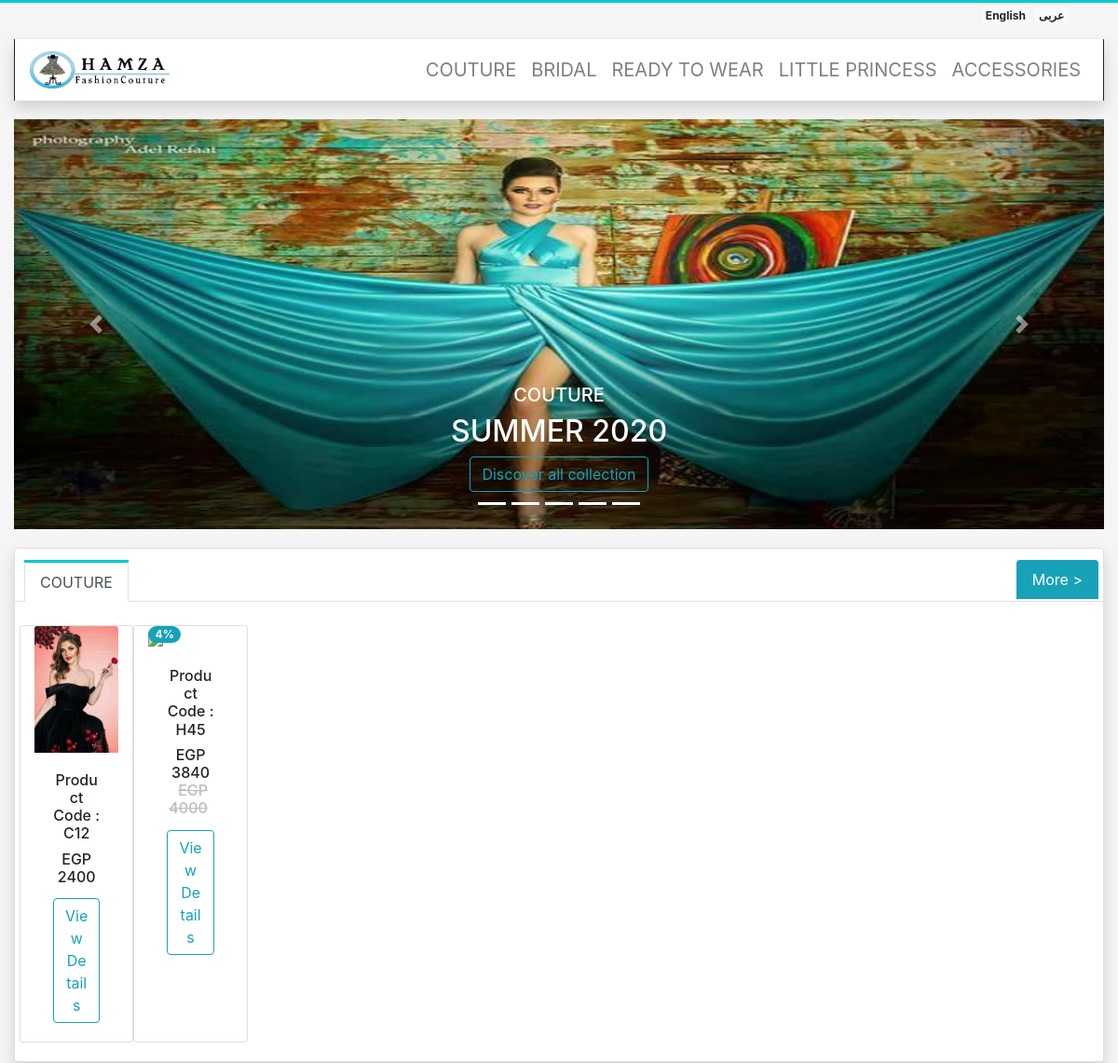
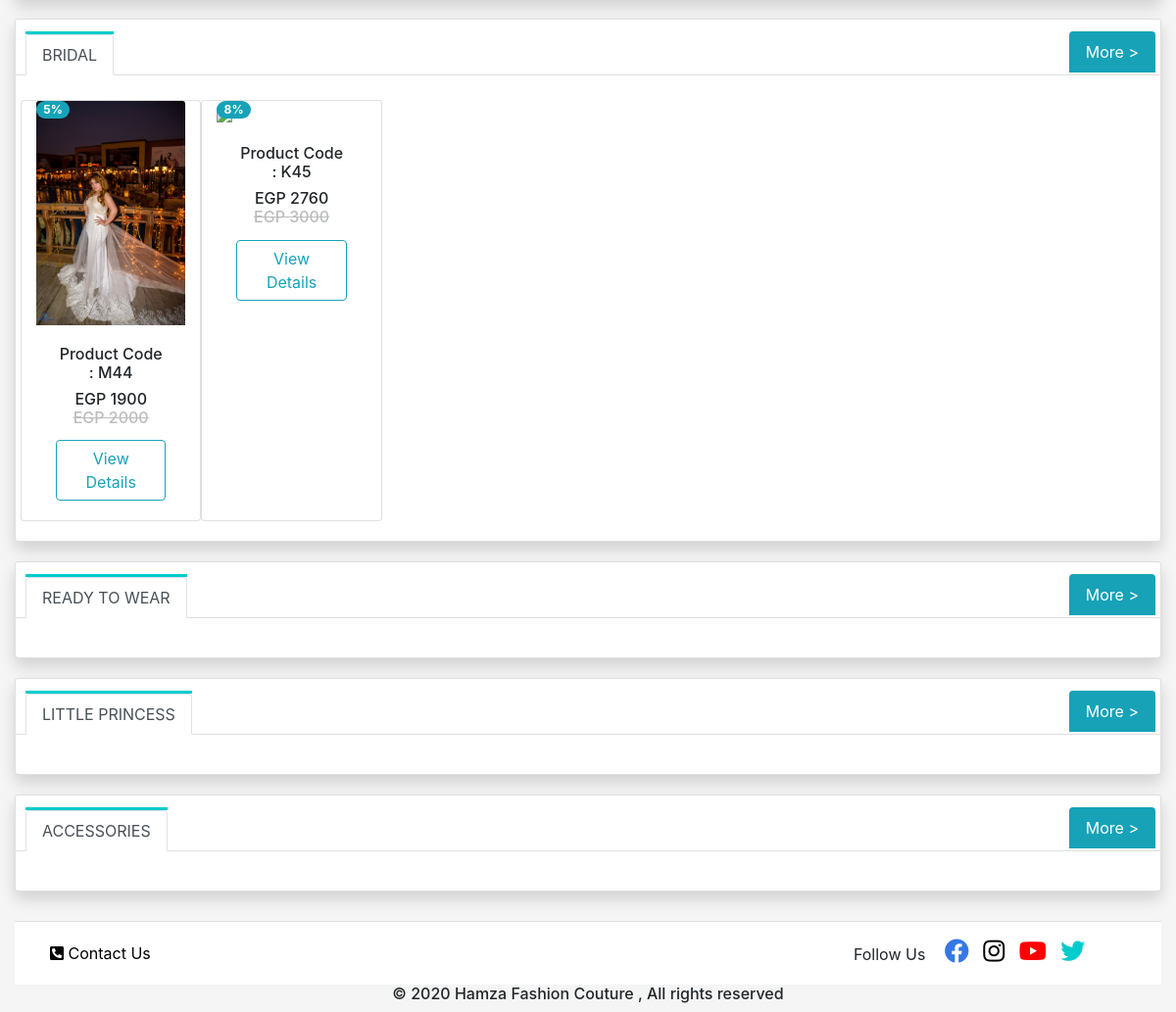
The page / on the database its author committed (2 pictures, top to bottom).
### tables this page shows
CREATE TABLE `logo`  (
  `id` int(11) NOT NULL AUTO_INCREMENT,
  `logo` varchar(255) NULL DEFAULT NULL,
  PRIMARY KEY (`id`) USING BTREE
);

CREATE TABLE `department`  (
  `department_id` int(11) NOT NULL AUTO_INCREMENT,
  `department_name_en` varchar(255) NULL DEFAULT NULL,
  `department_name_ar` varchar(255) NULL DEFAULT NULL,
  `department_image` varchar(255) NULL DEFAULT NULL,
  `department_date` datetime(0) NULL DEFAULT NULL,
  PRIMARY KEY (`department_id`) USING BTREE
);

CREATE TABLE `season`  (
  `season_id` int(11) NOT NULL AUTO_INCREMENT,
  `season_name_en` varchar(255) NULL DEFAULT NULL,
  `season_name_ar` varchar(255) NULL DEFAULT NULL,
  `season_year` year NULL DEFAULT NULL,
  `season_date` datetime(0) NULL DEFAULT NULL,
  PRIMARY KEY (`season_id`) USING BTREE
);

CREATE TABLE `product`  (
  `product_id` int(11) NOT NULL AUTO_INCREMENT,
  `product_code` varchar(20) NOT NULL,
  `department_id` int(11) NOT NULL,
  `season_id` int(11) NOT NULL,
  `product_date` datetime(0) NULL DEFAULT NULL,
  `product_image` varchar(225) NOT NULL,
  `featured` int(2) NOT NULL,
  `price` int(10) NOT NULL,
  `discount` float(20, 0) UNSIGNED NOT NULL,
  `video` varchar(255) NOT NULL,
  `model_name` varchar(20) NOT NULL,
  `gallery` varchar(225) NOT NULL,
  PRIMARY KEY (`product_id`) USING BTREE
);

### index.php (called while the page is built, shortened)
<?php
   include_once("database.php");
   include("QR_view.php");
?>
<?php
$content=ob_get_contents();
include("master.php");
?>

### database.php (called while the page is built, shortened)
<?php
class database {
    private $RDBMType = "mysql";
    private $username = "root";
    private $password = "";
    private $dbhost = "localhost";
    private $database = "designer";
    function __construct() {
   	$this->pdo = new PDO($this->RDBMType . ":host=" . $this->dbhost . ";dbname=" . $this->database, $this->username,
   	$this->password,array(PDO::MYSQL_ATTR_INIT_COMMAND => "SET NAMES UTF8"));
     }
       public function getCount($query, $params=array())
     	   {
                $stmt = $this->pdo->prepare($query);
                $stmt->execute($params);
                return $stmt->rowCount();
           }
      public function getRows($query, $params=array()){
                $stmt = $this->pdo->prepare($query);
                $stmt->execute($params);
                return $stmt->fetchAll();
            }
}
$db = new database;

### includes/language/lang.php (called while the page is built, shortened)
<?php
include'dictionary.php';
 $current_lang=$_SESSION['current_lang'];
 $expression=$dictionary[$current_lang];
?>

### includes/language/dictionary.php (called while the page is built, shortened)
<?php
$dictionary = [
    "EN" => [
        "name" => "English" ,
        "direction" => "ltr",
        "align" => "left",
        "languages"=>"languages",
        "view_details"=>"View Details",
        "discover_all" => "Discover all collection",
        "more"=>"More",
        "contact"=>"Contact Us",
        "about"=>"About Us",
        "address"=>"Address",
        "follow"=>"Follow Us",
        "code"=>"Product Code ",
        "pound"=>"EGP",
        "sort"=>"sort by",
        "popular"=>"most popular",
        "hprice"=>"highest price",
        "lprice"=>"lowest price",
        "home"=>"Home",
        "model_name"=>"Model Name",
        "setting"=>"Setting",
        "video" => "Dress Video",
        "more_dresses" => "Similar Dresses",
        "rights" => "All rights reserved",
        "site" => "Hamza Fashion Couture",
    ],
    "AR" => [
        "name" => "عربى" ,
        "direction" => "rtl",
        "align" => "right",
        "languages"=>"اللغة",
        "view_details"=>"التفاصيل",
        "discover_all" => " المزيد",
        "more"=>"المزيد",
        "contact"=>"اتصل بنا ",
        "about"=>"من نحن",
        "address"=>"العنوان",
        "follow"=>"تابعنا",
        "code"=>"كود الفستان",
        "pound"=>"جنية",
        "sort"=>"ترتيب حسب",
        "popular"=>"الاكثر شعبية",
        "hprice"=>"الاعلى سعر ",
        "lprice"=>"الاقل سعر",
        "home"=>"الرئيسية",
        "model_name"=>"أسم الموديل",
        "setting"=>"الاعدادات",
        "video" => "فيديو الفستان",
        "more_dresses" => "فساتين مشابهة",
        "rights" => "جميع الحقوق محفوظة",
        "site" => "حمزة لتصميم الازياء",
    ],
];
?>

### QR_view.php (the view, shortened to what this page needs)
<?php
include("includes/language/lang.php");
include_once('database.php');
$winter=array(11,12,1,2,3);
$year=date("Y") ;
$month=date("m");
foreach ($winter as $value)
{
  if($month == $value)
  {
    {
    $current_season="winter";
    }
    if($month==11 or $month==12)
    $current_year=$year+1;
    else
    $current_year=$year;
  break;
  }
  else
  {
    $current_season="summer";
   $current_year=$year;
  }
}
?>
<div class="row" style="margin-top:20px">
<div class="col-md-12" >
<div class="bd-example">
  <div id="carouselExampleCaptions" class="carousel slide " data-ride="carousel">
    <ol class="carousel-indicators">
    <?php
$sql_dep="SELECT * FROM department";
$index=0;
$Results_dep=$db->getRows($sql_dep,array());
foreach($Results_dep as $dep):
?>
<?php
if($index==0):
?>
      <li data-target="#carouselExampleCaptions" data-slide-to="$index" class="active"></li>
<?php else: ?>
      <li data-target="#carouselExampleCaptions" data-slide-to="<?php $index ?>" ></li>
<?php endif; ?>
<?php endforeach; ?>
    </ol>
    <div class="carousel-inner">
    <?php
    $index=0;
    foreach($Results_dep as $dep):
      $dep_id=$dep['department_id'];
      $dep_name_en=$dep['department_name_en'];
      $dep_name_ar=$dep['department_name_ar'];
      $dep_image=$dep['department_image'];
$sql="SELECT * FROM season WHERE (season_name_en='$current_season' && season_year=$current_year )";
$season_count=$db->getCount($sql,array());
$result=$db->getRows($sql,array());
foreach($result as $value)
{
$id=$value['season_id'];
}
if($index==0):
?>
    <div class="carousel-item active">
        <img src="admin/img/slider/<?php echo  $dep_image ?>" class="d-block w-100 slider" alt="...">
        <div class="carousel-caption d-none d-md-block">
          <h5><?php if($current_lang=="EN")
          echo strtoupper($dep_name_en);
          else
          echo $dep_name_ar;
          ?></h5>
          <h2><?php
          if($current_lang=="EN")
             echo strtoupper( $value['season_name_en']) .' ' .$current_year  ;
             else
             echo strtoupper( $value['season_name_ar']) .' ' .$current_year  ;
?></h2>
          <a type="button" class="btn btn-outline-info" href="season.php?sid=<?php echo $id ?>&did=<?php echo $dep_id?>" ><?php echo $expression['discover_all'] ?></a>
        </div>
      </div>
      <?php endif; ?>
      <?php $index++; ?>
<?php endforeach; ?>
    </div>
    <a class="carousel-control-prev" href="#carouselExampleCaptions" role="button" data-slide="prev">
      <span class="carousel-control-prev-icon" aria-hidden="true"></span>
    </a>
    <a class="carousel-control-next" href="#carouselExampleCaptions" role="button" data-slide="next">
      <span class="carousel-control-next-icon" aria-hidden="true"></span>
    </a>
  </div>
</div>
</div>
</div>
<?php
$sql_dep="SELECT * FROM department";
$Results_dep=$db->getRows($sql_dep,array());
$sql_product="SELECT * FROM product WHERE featured=1";
$Results_product=$db->getRows($sql_product,array());
?>
<div class="row">
  <div class="col-md-12">
  <?php
foreach($Results_dep as $dep):
$dep_id=$dep['department_id'];
$dep_name=$dep['department_name_en'];
?>
<?php
$sql="SELECT * FROM season WHERE (season_name_en='$current_season' && season_year=$current_year )";
$result=$db->getRows($sql,array());
foreach($result as $value)
{
$id=$value['season_id'];
$season_name=$value['season_name_en'];
$season_year=$value['season_year'];
}
if($season_count>0):
$sql="SELECT * FROM product WHERE featured=1 && department_id=$dep_id && season_id=$id ";
$Results=$db->getRows($sql,array());
?>
   <div class="card   shadow" style="margin-top:20px;">
    <div class="card-header  " style="background-color: white;">
        <ul class="nav nav-tabs card-header-tabs "  >
          <li class="nav-item" style="border-top:solid   #00cccc ; " >
             <a class="nav-link active" href="#">
             <?php
             if($current_lang=="EN")
             echo strtoupper($dep['department_name_en']);
             else
             echo $dep['department_name_ar'];
             ?>
             </a>
           </li>
           <?php    if($current_lang=="EN"):  ?>
          <li class="nav-item position-absolute" style="right:5px" >
           <a class="nav-link btn-info" href="season.php?sid=<?php echo $id ?>&did=<?php echo $dep['department_id']?>" style="color: white"><?php echo $expression['more'] ?> ></a>
           </li>
           <?php else: ?>
            <li class="nav-item position-absolute" style="left:5px" >
           <a class="nav-link btn-info" href="season.php?sid=<?php echo $id ?>&did=<?php echo $dep['department_id']?>" style="color: white"><?php echo $expression['more'] ?> ></a>
           </li>
           <?php endif; ?>
         </ul>
     </div>
  <div class="card-body ">
    <div class="card-group"  >
     <div class="row">
   <?php foreach($Results as $product):
   $new_price=$product['price']-(($product['discount']/100)*$product['price']);
    ?>
      <div class="card col-md-2 product" style="margin-top:5px">
      <?php if($product['discount']>0): ?>
      <span class="badge badge-info badge-pill position-absolute" ><?php echo $product['discount'].'%' ?></span>
      <?php endif;?>
      <div class="inner">
      <img src="admin/img/<?php echo $dep_name.'/'.$season_name.'-'.$season_year.'/'.$product['product_code'].'/'.'main'.'/'.$product['product_image'] ?>  " class="card-img-top" >
    </div>
  <div class="card-body ">
    <div class="text-center">
    <h6> <?php echo $expression['code'] ?> : <?php echo $product['product_code'] ?></h6>
    <h6><?php echo $expression['pound'].' '.$new_price ; ?> <br>
    <?php if($product['discount']>0):  ?>
     <span style="text-decoration: line-through;opacity:.3;margin:5px"><?php echo $expression['pound']  ?>  <?php echo $product['price'] ?></span>
     <?php endif;?>
      </h6>
    </div>
      <div class="text-center" style="margin-top:5px">
<a type="button" class="btn btn-outline-info " href="product.php?pid=<?php echo  $product['product_id'] ?>"  style="margin-top:5px;width:100%"><?php echo $expression['view_details']; ?> </a>
      </div>
    </div>
   </div>
   <?php endforeach; ?>
  <?php else:  ?>
    <div class="alert alert-danger" role="alert">
  The current season <?php echo " $current_season" ."-". "$current_year"; ?> not added yet
</div>
  <?php endif;?>
</div>
</div>
</div>
</div>
<?php
endforeach;
?>
</div>
</div>

### includes/header.php (shortened to what this page needs)
<!DOCTYPE html>
<html lang="<?php echo  $current_lang ?>">
  <head>
    <?php if($current_lang=='EN'): ?>
    <link href="includes/css/bootstrap.css" rel="stylesheet">
<?php else:?>
    <link href="includes/css/rtl/bootstrap-rtl.css" rel="stylesheet">
<?php endif; ?>
    <link href="includes/css/font-awesome.css" rel="stylesheet">
    <link href="includes/css/style.css" rel="stylesheet">
    <link href="includes/css/animate.min.css" rel="stylesheet">
    <link href="includes/css/all.min.css" rel="stylesheet">
    <link href="includes/css/fontawesome.min.css" rel="stylesheet">
  </head>
  <body style=" background: #f5f5f5; " id="page-top">

### master.php (shortened to what this page needs)
<?php
include("includes/language/lang.php");
include("includes/header.php");
?>
<div class="container-fluid">
<?php
include("includes/logo.php");
include("includes/navigation.php");
echo $content;
include("includes/footer.php");
?>

### includes/logo.php (shortened to what this page needs)
<div class="row" style=" margin-bottom:5px;border-top:solid #00cccc">
<div class="col-md-10">
</div>
    <div class="col-md-2 text-center "  >
    <?php foreach($dictionary as $key => $lang_dic):?>
        <?php if($current_lang==$key): ?>
        <a href="#" class="badge badge-light justify-content-end"><?php echo $lang_dic['name'] ?></a>
        <?php else: ?>
          <a href="includes/language/lang.php?change=<?php echo $key ?>" class="badge badge-light justify-content-end"> <?php echo $lang_dic['name'] ?> </a>
         <?php endif; ?>
      <?php endforeach; ?>
      </div>
 </div>

### includes/navigation.php (shortened to what this page needs)
<?php
include_once("database.php");
$sql = "SELECT * FROM department  ";
$dquery = $db->getRows($sql,array());
$sql="SELECT * FROM logo";
$result=$db->getRows($sql,array());
foreach($result as $value)
{
  $logo=$value['logo'];
}
?>
<div class="row">
<div class="col-md-12">
<nav class="navbar navbar-expand-lg navbar-light shadow" style="margin-top:10px;background-color:#fff; border-left:1px solid;border-right:1px solid ">
<a class="navbar-brand" href="index.php">
    <img src="includes/image/logo/<?php echo $logo?>" width="150" height="40" class="d-inline-block align-top" alt="">
  </a>
  <div class="collapse navbar-collapse justify-content-end" id="navbarNavDropdown" style="font-size:20px;">
    <ul class="navbar-nav  ">
      <?php foreach ($dquery as $department):
        ?>
    <li class="nav-item dropdown  navedite">
        <a class="nav-link "  href="#" id="navbarDropdownMenuLink" role="button" data-toggle="dropdown" aria-haspopup="true" aria-expanded="false">
          <?php if($current_lang=="EN"): ?>
         <?php echo strtoupper( $department['department_name_en']); ?>
           <?php else: ?>
           <?php echo  $department['department_name_ar']; ?>
          <?php endif; ?>
        </a>
      </li>
      <?php endforeach ;?>
    </ul>
</nav>
</div>
</div>

### includes/footer.php (shortened to what this page needs)
<?php
include_once("database.php");
$sql="SELECT * FROM social";
$result=$db->getRows($sql,array());
foreach($result as $value)
{
  $facebook=$value['facebook'];
  $twitter=$value['twitter'];
  $instgram=$value['instgram'];
  $youtube=$value['youtube'];
}
?>
<div class="card-footer "  style="background-color:#fff;margin-top:30px;">
<div class="row" >
<div class="col-md-12"  >
<div class="row" >
<div class="col-md-4" style="">
<ul class="nav flex-column">
  <li class="nav-item">
  <a class="nav-link" href="contact.php"><i class="fas fa-phone-square-alt"></i> <?php echo $expression['contact'] ?></a>
  </li>
</ul>
</div>
<div class="col-md-4" style="">
</div>
<div class="col-md-4 text-center" >
   <div  class="footer" ><span style="margin:10px" ><?php echo $expression['follow'] ?>  </span>
    <a href="<?php echo $facebook ?>"> <i class="fab  fa-facebook" style="margin:5px;color:black;font-size:25px;color:#3578E5"></i></a>
    <a href="<?php echo $instgram ?>"> <i class="fab  fa-instagram" style="margin:5px;color:black;font-size:25px"></i></a>
    <a href="<?php echo $youtube ?>"><i class="fab  fa-youtube" style="margin:5px;color:black;font-size:25px;color:red"></i></a>
    <a href="<?php echo $twitter ?>"><i class="fab  fa-twitter" style="margin:5px;color:black;font-size:25px;color:#00cccc"></i></a>
   </div>
</div>
</div>
</div>
</div>
</div>
<div class=" font-weight-bold" style="width:100%; text-align:center;">
<h6> &copy;  <?php echo date("Y");?> <?php echo $expression['site'] ?> , <?php echo $expression['rights'] ?> </h6>
</div>
  </body>
</html>

### includes/css/style.css (style rules this page uses)
a { color: black; text-decoration-line: none; }
.slider { height:440px; }
.product { transition: .5s; }
.inner { overflow: hidden; }
.inner img { transition: all 1.5s ease; }

### rows shown on the page
logo: logo (picture)
department: department_name_en "COUTURE", department_image (picture), season.season_name_en "SUMMER"
department: department_name_en "BRIDAL"
department: department_name_en "READY TO WEAR"
department: department_name_en "LITTLE PRINCESS"
department: department_name_en "ACCESSORIES"
product: department+season+product_image (picture), product_code "C12", price "2400"
product: discount "4", product_code "H45", new_price "3840", price "4000"
product: discount "5", department+season+product_image (picture), product_code "M44", new_price "1900", price "2000"
product: discount "8", product_code "K45", new_price "2760", price "3000"

### other values the page prints
$lang_dic['name'] "English"
$lang_dic['name'] "عربى"
$expression['contact'] "Contact Us"
$expression['follow'] "Follow Us"
$expression['site'] "Hamza Fashion Couture"
$expression['rights'] "All rights reserved"
